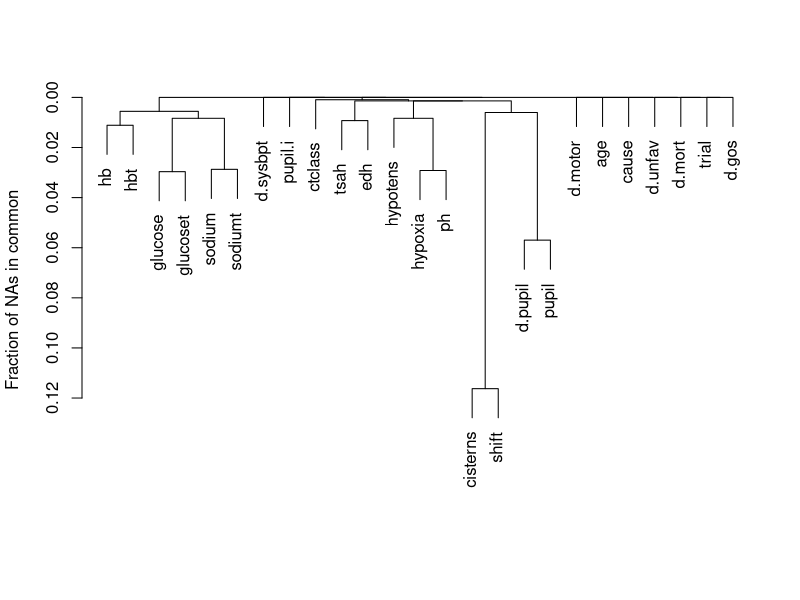
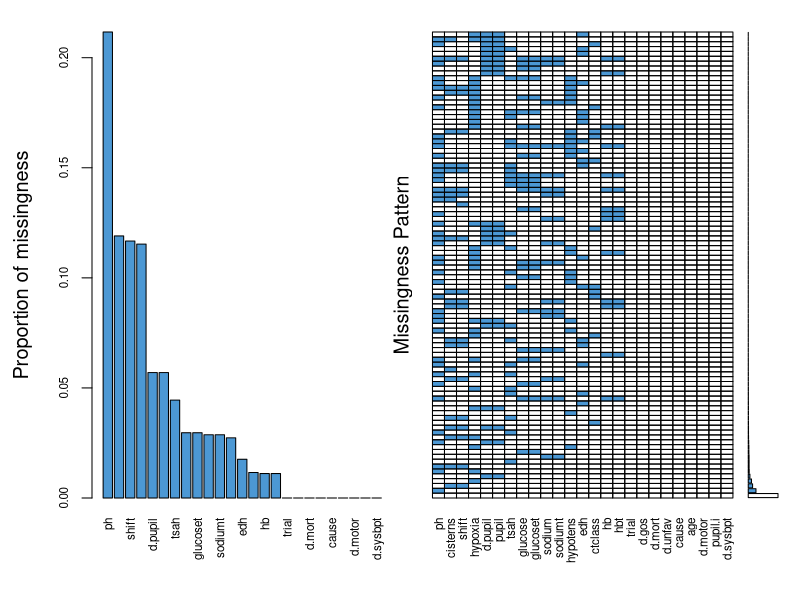
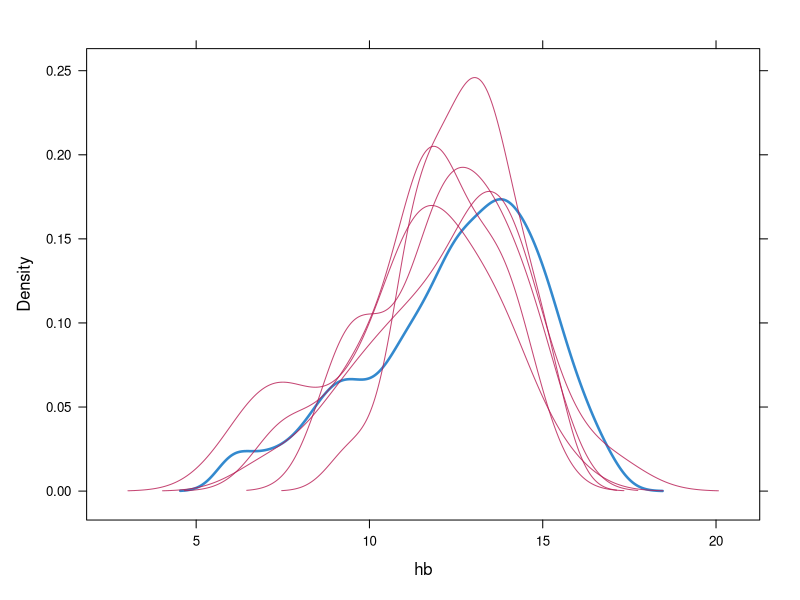
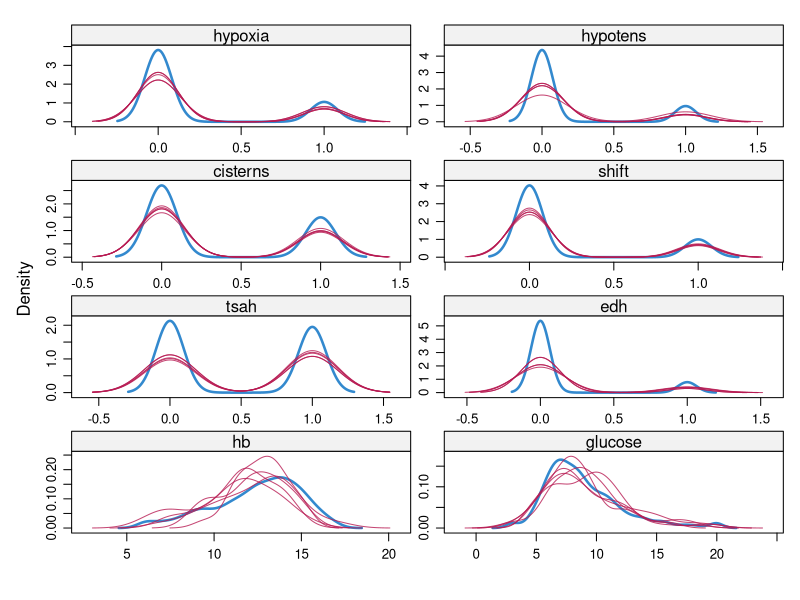

Generate these figures, in order, with R: (Note: this script raises an error after producing the figures.)
#################################################################
## Example taken from http://www.clinicalpredictionmodels.org/ ##
#################################################################

library(rms)
options(datadist = "dd")

library(mice)
library(foreign)
library(VIM)


TBI <- read.spss('TBI.sav',
  use.value.labels = FALSE,
  to.data.frame = TRUE
)

describe(TBI)

TBI$pupil <- ifelse(TBI$d.pupil == 9, NA, TBI$d.pupil)

## Missing value analysis
par(mfrow = c(1, 1))

na.patterns <- naclus(TBI)
plot(na.patterns, ylab = "Fraction of NAs in common")

aggr <- aggr(TBI,
  col = mdc(1), numbers = TRUE, sortVars = TRUE, labels = names(TBI),
  cex.axis = 0.7, gap = 2,
  ylab = c("Proportion of missingness", "Missingness Pattern"),
  combined = FALSE
)

# Motor in 5 categories: 1/2; 3; 4; 5/6; 9/NA
TBI$motor	<- ifelse(is.na(TBI$d.motor),9,TBI$d.motor)
TBI$motor1	<- ifelse(TBI$motor==1,1,0)
TBI$motor2	<- ifelse(TBI$motor==2,1,0)
TBI$motor3      <- ifelse(TBI$motor==3,1,0)
TBI$motor4  	<- ifelse(TBI$motor==4,1,0)
TBI$motor56	<- ifelse(TBI$motor==5 | TBI$motor==6,1,0)
TBI$motor9	<- ifelse(TBI$motor==9,1,0)
TBI$motorG	<- ifelse(TBI$motor1==1,5,
                     ifelse(TBI$motor2==1,4,
                            ifelse(TBI$motor3==1,3,
                                   ifelse(TBI$motor4==1,2,
                                          ifelse(TBI$motor56==1,1,
                                                 ifelse(TBI$motor9==1,9,NA))))))
TBI$motorG	<- as.factor(TBI$motorG)


# levels(TBI$motorG)	<- c("5/6", "4", "3", "2", "1", "9")

# mort and unfav outcome
TBI$mort    <- ifelse(TBI$d.gos==1,1,ifelse(TBI$d.gos==6,NA,0))
TBI$deadveg <- ifelse(TBI$d.gos<3,1,ifelse(TBI$d.gos==6,NA,0))
TBI$unfav   <- ifelse(TBI$d.gos<4,1,ifelse(TBI$d.gos==6,NA,0))
TBI$good    <- ifelse(TBI$d.gos<5,1,ifelse(TBI$d.gos==6,NA,0))

TBI$ctclass2  <- ifelse(TBI$ctclass==2,1,0)
TBI$ctclass1  <- ifelse(TBI$ctclass==1,1,0)
TBI$ctclass34 <- ifelse(TBI$ctclass==3 | TBI$ctclass==4,1,0)
TBI$ctclass56 <- ifelse(TBI$ctclass==5 | TBI$ctclass==6,1,0)
TBI$ctclassr4 <- ifelse(TBI$ctclass1==1,2,
                        ifelse(TBI$ctclass2==1,1,
                               ifelse(TBI$ctclass34==1,3,
                                      ifelse(TBI$ctclass56==1,4,NA))))

TBI$ctclassr4	<- as.factor(TBI$ctclassr4)
TBI$ctclassr3   <- ifelse(TBI$ctclass1==1 | TBI$ctclass2==1,1,
                          ifelse(TBI$ctclass34==1,2,
                                 ifelse(TBI$ctclass56==1,3,NA)))
TBI$ctclassr4	<- as.factor(TBI$ctclassr4)
TBI$ctclassr3	<- as.factor(TBI$ctclassr3)

TBI1	<- TBI[,Cs(trial, age, hypoxia, hypotens, cisterns, shift,
                tsah, edh, pupil, motorG, ctclassr3,
                d.sysbpt,hbt,glucoset, unfav, mort	)]
TBI1$trial<-as.numeric(TBI1$trial)
TBI1$trial<-as.factor(TBI1$trial)
TBI1$pupil<-as.factor(TBI1$pupil)

names(TBI1) <- Cs(trial, age, hypoxia, hypotens, cisterns, shift,
                  tsah, edh, pupil, motor, ctclass,
                  d.sysbp,hb,glucose, unfav, mort	)
label(TBI1$unfav) <- "GOS6 unfav"


TBI1$Age30  <- ifelse(TBI1$age<30,1,0)
TBI1$cisterns <- ifelse(TBI1$cisterns>1,1,0)
TBI1$pupil<-as.factor(TBI1$pupil)


dd <- datadist(TBI1)
describe(TBI1)

##########################

## Correlation matrix
mat=matrix(0,nrow=dim(TBI1)[2]-3,ncol=dim(TBI1)[2]-3,dimnames=list(names(TBI1)[1:14],names(TBI1)[1:14]))
for (i in 2:14) {
    for (j in 1:14) {
mat[1,j]= round(spearman2(TBI1[,1],TBI1[,j])[1],2)
mat[i,j]=round(spearman(TBI1[,i],TBI1[,j])[1],2)
                          }
}

#### Imputation
### define the matrix pmat for mice   predictorMatrix  A value of '1' means that the column variable is used as a predictor for the target variable (in the rows). The diagonal of 'predictorMatrix' must be zero. In our matrix we don't want 'trial', 'age', 'motor', 'unfav' and 'mort' to be imputed.

dim(TBI1)
TBI1  <- TBI1[, -17]
names(TBI1)

p<-16
pmat  <- matrix(rep(1,p*p),nrow=p,ncol=p,dimnames=list(names(TBI1),names(TBI1)))
diag(pmat)  <- rep(0,p)
pmat[,c(1:2, 10, 15:16)]  <- 0
pmat[ c(1:2, 10, 15:16),] <- 0

## defines data to be used and the imputation method for each column, seed =1
gm <- mice(TBI1, m=5,maxit=5,
           imputationMethod =c("logreg","pmm","logreg","logreg", "logreg","logreg",
                               "logreg","logreg","polyreg","polyreg","polyreg","pmm",
                               "pmm", "pmm","logreg","logreg"),
           predictorMatrix = pmat, seed=1)
gm

## Some diagnostics
densityplot(x = gm,data = ~ hb)
densityplot(x = gm,layout = c(2, 4))

## Adjusted analyses
## MI, n  = 2159

a <- with(gm,
  lrm(unfav ~ trial + age + hypoxia + hypotens + tsah + pupil
              + motor + ctclass)
)

summary(a)
pool(a)

fit.mult.impute(
  unfav ~ trial + age + hypoxia + hypotens + tsah + pupil
          + motor + ctclass,
  lrm,
  xtrans = gm,
  data = TBI1
)

## pupils original, imputation for other covars, n=2036
TBI2  <- TBI1[!is.na(TBI1$pupil),]
dim(TBI2) # n=2036
fit.mult.impute(
  unfav ~ trial + age + motor + pupil + hypoxia + hypotens
          + ctclass + tsah,
  lrm,
  xtrans = gm,
  data = TBI2
)

# MICE SI, n  = 2159
lrm(
  unfav ~  age + motor + pupil + hypoxia + hypotens
             + ctclass + tsah,
  data = complete(gm, 1)
)

gm1 <- complete(gm, action = 1)
